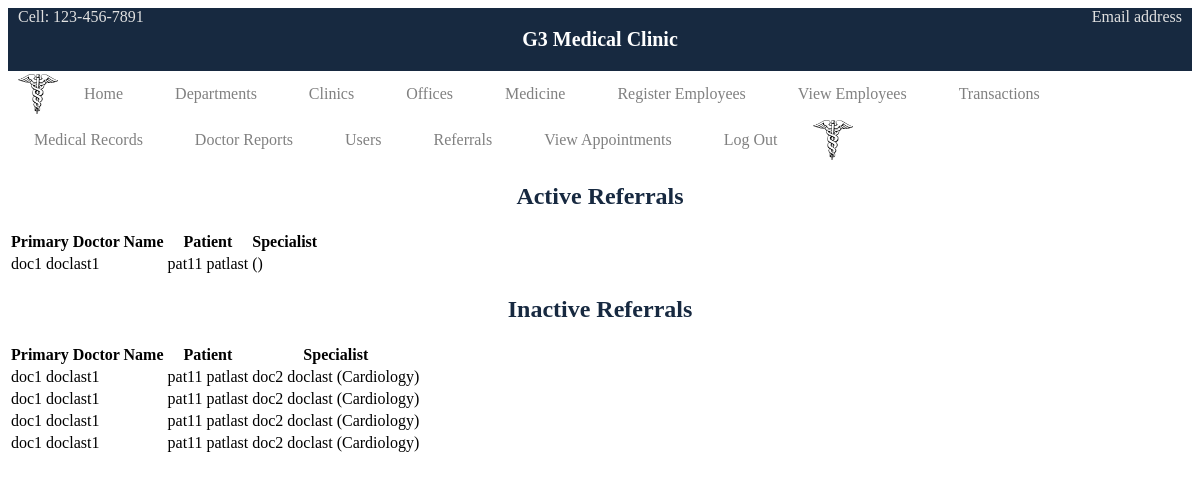
The app's page /referrals.php (signed in) with its own data.
### tables this page shows
CREATE TABLE `Referral` (
  `date_time` datetime NOT NULL DEFAULT current_timestamp(),
  `primary_ID` int(11) NOT NULL,
  `pat_ID` int(11) NOT NULL,
  `specialist_ID` int(11) NOT NULL,
  `deleted_flag` tinyint(1) NOT NULL DEFAULT 0
);

CREATE TABLE `Doctor` (
  `doc_ID` int(11) NOT NULL,
  `ssn` int(11) NOT NULL,
  `dep_num` int(11) NOT NULL DEFAULT 1,
  `f_name` varchar(45) NOT NULL,
  `m_name` varchar(20) DEFAULT NULL,
  `l_name` varchar(45) NOT NULL,
  `address_ID` int(11) NOT NULL,
  `credentials` varchar(45) DEFAULT NULL,
  `sex` char(1) NOT NULL,
  `doc_user` int(11) NOT NULL,
  `deleted_flag` tinyint(1) NOT NULL DEFAULT 0
);

CREATE TABLE `Patient` (
  `patient_ID` int(11) NOT NULL,
  `ssn` int(11) NOT NULL,
  `f_name` varchar(20) NOT NULL,
  `m_name` varchar(20) DEFAULT NULL,
  `l_name` varchar(20) NOT NULL,
  `sex` char(1) NOT NULL,
  `pat_user` int(11) NOT NULL,
  `address_ID` int(11) NOT NULL,
  `clinic_ID` int(11) NOT NULL,
  `prim_doc_ID` int(11) NOT NULL,
  `deleted_flag` tinyint(1) NOT NULL DEFAULT 0
);

CREATE TABLE `Department` (
  `department_number` int(11) NOT NULL,
  `dep_name` varchar(45) NOT NULL,
  `deleted_flag` tinyint(1) NOT NULL DEFAULT 0
);

### includes/functions.inc.php (called while the page is built, shortened)
<?php
function getDepartmentName($conn, $deptNum) {
  $sql = "SELECT dep_name FROM Department WHERE department_number = ? AND deleted_flag = false;";
  $stmt = mysqli_stmt_init($conn);
  if (!mysqli_stmt_prepare($stmt, $sql)) {
    header("location: ../dept.php?error=viewstmtfailed");
    exit();
  }
  mysqli_stmt_bind_param($stmt, "i", $deptNum);
  mysqli_stmt_execute($stmt);
  $result = mysqli_stmt_get_result($stmt);
  return $result;
}
function getActiveReferrals($conn) {
  $sql = "SELECT * FROM Referral WHERE deleted_flag = false;";
  $stmt = mysqli_stmt_init($conn);
  if (!mysqli_stmt_prepare($stmt, $sql)) {
    header("location: ../referrals.php?error=getallreffailed");
    exit();
  }
  mysqli_stmt_execute($stmt);
  $result = mysqli_stmt_get_result($stmt);
  return $result;
}
function getInactiveReferrals($conn) {
  $sql = "SELECT * FROM Referral WHERE deleted_flag = true;";
  $stmt = mysqli_stmt_init($conn);
  if (!mysqli_stmt_prepare($stmt, $sql)) {
    header("location: ../referrals.php?error=getallreffailed");
    exit();
  }
  mysqli_stmt_execute($stmt);
  $result = mysqli_stmt_get_result($stmt);
  return $result;
}
function getDocNameFromDocID($conn, $docID) {
  $sql = "SELECT f_name, l_name, dep_num FROM Doctor WHERE doc_ID = ? AND deleted_flag = false;";
  $stmt = mysqli_stmt_init($conn);
  if (!mysqli_stmt_prepare($stmt, $sql)) {
    header("location: ../referrals.php?error=getallreffailed");
    exit();
  }
  mysqli_stmt_bind_param($stmt, "i", $docID);
  mysqli_stmt_execute($stmt);
  $result = mysqli_stmt_get_result($stmt);
  return $result;
}
function getPatientNameFromPatientID($conn, $patID) {
  $sql = "SELECT f_name, l_name FROM Patient WHERE patient_ID = ? AND deleted_flag = false;";
  $stmt = mysqli_stmt_init($conn);
  if (!mysqli_stmt_prepare($stmt, $sql)) {
    header("location: ../referrals.php?error=getallreffailed");
    exit();
  }
  mysqli_stmt_bind_param($stmt, "i", $patID);
  mysqli_stmt_execute($stmt);
  $result = mysqli_stmt_get_result($stmt);
  return $result;
}

### referrals.php (the view, shortened to what this page needs)
<?php
  include_once 'header.php';
  require_once 'includes/dbh.inc.php';
  require_once 'includes/functions.inc.php';
?>
<?php
  if ($_SESSION["userRole"] === 'doctor') {
    $result2 = getActiveDocReferrals($conn, $sessionDoctorID);
    $result3 = getInactiveDocReferrals($conn, $sessionDoctorID);
  }
  else if ($_SESSION["userRole"] === 'receptionist' || $_SESSION["userRole"] === 'admin') {
    $result2 = getActiveReferrals($conn);
    $result3 = getInactiveReferrals($conn);
  }
?>
<div class='referrals'>
  <h2>Active Referrals</h2>
  <table>
    <tr>
      <?php
        if ($_SESSION["userRole"] === 'receptionist' || $_SESSION["userRole"] === 'admin') {
      ?>
      <th>Primary Doctor Name</th>
      <?php
        }
      ?>
      <th>Patient</th>
      <th>Specialist</th>
    </tr>
      <?php
        while ($row2 = mysqli_fetch_assoc($result2)) {
          $refPrimaryID = intval($row2["primary_ID"]);
          $refPatID = intval($row2["pat_ID"]);
          $refSpecID = intval($row2["specialist_ID"]);
          if ($_SESSION["userRole"] === 'receptionist' || $_SESSION["userRole"] === 'admin') {
            $primDocName = getDocNameFromDocID($conn, $refPrimaryID);
            $primDocNameRow = mysqli_fetch_assoc($primDocName);
          }
          $patientName = getPatientNameFromPatientID($conn, $refPatID);
          $patientNameRow = mysqli_fetch_assoc($patientName);
          $specDocName = getDocNameFromDocID($conn, $refSpecID);
          $specDocNameRow = mysqli_fetch_assoc($specDocName);
          $depName = getDepartmentName($conn, intval($specDocNameRow["dep_num"]));
          $depNameRow = mysqli_fetch_assoc($depName);
          ?>
    <tr>
      <?php
      if ($_SESSION["userRole"] === 'receptionist' || $_SESSION["userRole"] === 'admin') {
      ?>
      <td><?php echo $primDocNameRow["f_name"].' '.$primDocNameRow["l_name"]?></td>
      <?php
        }
      ?>
      <td><?php echo $patientNameRow["f_name"].' '.$patientNameRow["l_name"]?></td>
      <td><?php echo $specDocNameRow["f_name"].' '.$specDocNameRow["l_name"].' ('.$depNameRow["dep_name"].')'?></td>
    </tr>
      <?php
        }
      ?>
  </table>
</div>
<div class='referrals'>
  <h2>Inactive Referrals</h2>
  <table>
    <tr>
      <?php
        if ($_SESSION["userRole"] === 'receptionist' || $_SESSION["userRole"] === 'admin') {
      ?>
      <th>Primary Doctor Name</th>
      <?php
        }
      ?>
      <th>Patient</th>
      <th>Specialist</th>
    </tr>
      <?php
        while ($row3 = mysqli_fetch_assoc($result3)) {
          $refPrimaryID = intval($row3["primary_ID"]);
          $refPatID = intval($row3["pat_ID"]);
          $refSpecID = intval($row3["specialist_ID"]);
          if ($_SESSION["userRole"] === 'receptionist' || $_SESSION["userRole"] === 'admin') {
            $primDocName = getDocNameFromDocID($conn, $refPrimaryID);
            $primDocNameRow = mysqli_fetch_assoc($primDocName);
          }
          $patientName = getPatientNameFromPatientID($conn, $refPatID);
          $patientNameRow = mysqli_fetch_assoc($patientName);
          $specDocName = getDocNameFromDocID($conn, $refSpecID);
          $specDocNameRow = mysqli_fetch_assoc($specDocName);
          $depName = getDepartmentName($conn, intval($specDocNameRow["dep_num"]));
          $depNameRow = mysqli_fetch_assoc($depName);
          ?>
    <tr>
      <?php
      if ($_SESSION["userRole"] === 'receptionist' || $_SESSION["userRole"] === 'admin') {
      ?>
      <td><?php echo $primDocNameRow["f_name"].' '.$primDocNameRow["l_name"]?></td>
      <?php
        }
      ?>
      <td><?php echo $patientNameRow["f_name"].' '.$patientNameRow["l_name"]?></td>
      <td><?php echo $specDocNameRow["f_name"].' '.$specDocNameRow["l_name"].' ('.$depNameRow["dep_name"].')'?></td>
    </tr>
      <?php
        }
      ?>
  </table>
</div>
<?php
  include_once 'footer.php';
?>

### records on screen
referral: primary_ID.f_name "doc1", primary_ID.l_name "doclast1", pat_ID.f_name "pat11", pat_ID.l_name "patlast"
referral: primary_ID.f_name "doc1", primary_ID.l_name "doclast1", pat_ID.f_name "pat11", pat_ID.l_name "patlast", specialist_ID.f_name "doc2", specialist_ID.l_name "doclast", department.dep_name "Cardiology"
referral: primary_ID.f_name "doc1", primary_ID.l_name "doclast1", pat_ID.f_name "pat11", pat_ID.l_name "patlast", specialist_ID.f_name "doc2", specialist_ID.l_name "doclast", department.dep_name "Cardiology"
referral: primary_ID.f_name "doc1", primary_ID.l_name "doclast1", pat_ID.f_name "pat11", pat_ID.l_name "patlast", specialist_ID.f_name "doc2", specialist_ID.l_name "doclast", department.dep_name "Cardiology"
referral: primary_ID.f_name "doc1", primary_ID.l_name "doclast1", pat_ID.f_name "pat11", pat_ID.l_name "patlast", specialist_ID.f_name "doc2", specialist_ID.l_name "doclast", department.dep_name "Cardiology"
